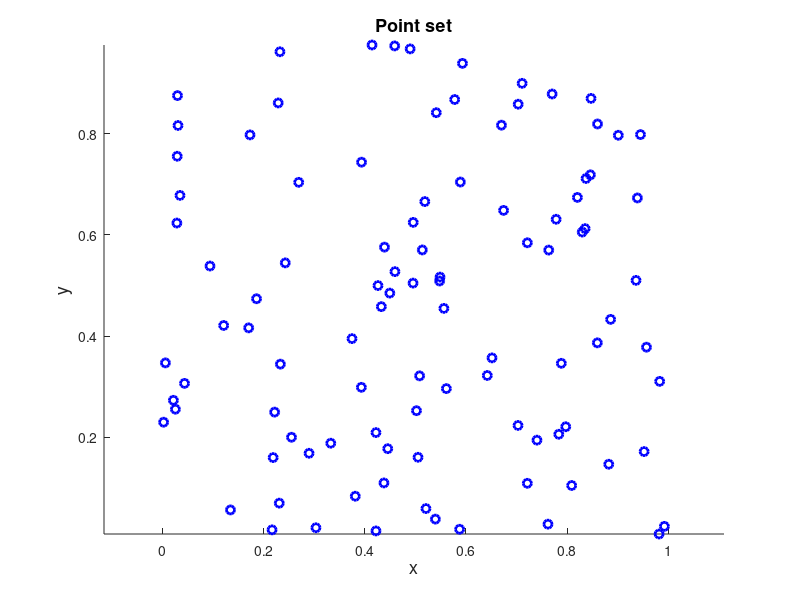

MATLAB code to generate this figure: (Note: this script raises an error after producing the figure.)
%% Vertices of 2-dimensional convex hull of a random point set

%% Initial data
% Set the random number generator.
rng(1);
%% 
% Set the points the convex hull of which is to be calculated.
points=rand(100,2);
%%
% Plot the point set in blue circles.
figure('Name','Point set','NumberTitle','off')
scatter(points(:,1),points(:,2),...
    'marker','o','MarkerEdgeColor',[0 0 1],'LineWidth',2)
xlabel('x','FontSize',13);
ylabel('y','FontSize',13);
title('Point set','FontSize',13)
axis equal

%% Processing
% Find the point identities defining each facet of the convex hull of the
% point set with the new algorithm.
chull1=convhull_nd(points);

%% Plots
%
%%
% Find the coordinates of the vertices of the convex hull.
convhullvert=points(unique(chull1(:)),:);
%%
% Plot the vertices of the convex hull of the point set in orange
% asterisks.
hold on
scatter(convhullvert(:,1),convhullvert(:,2),...
    'marker','*','MarkerEdgeColor',[1 0.5 0],'LineWidth',2);

%% Contact author
%
%  (c) 2024 by George Papazafeiropoulos
%  First Lieutenant, Infrastructure Engineer, Hellenic Air Force
%  Civil Engineer, M.Sc., Ph.D. candidate, NTUA
%
% Email: gpapazafeiropoulos@yahoo.gr
%
% Website: http://users.ntua.gr/gpapazaf/
%


